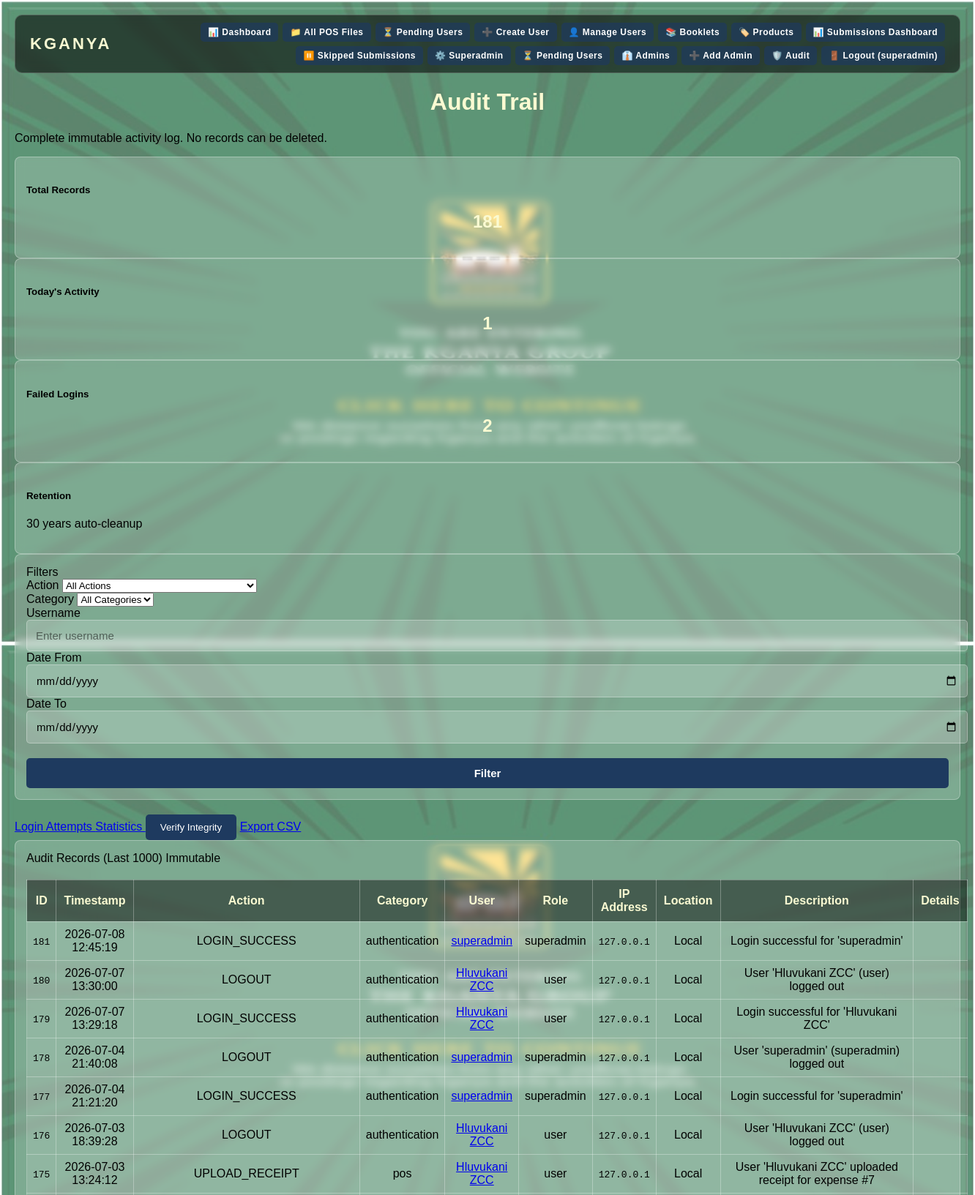
Screenshot of /superadmin/audit-log (signed in, upper part) with the database file from the repository.
### tables this page shows
CREATE TABLE audit_log (
            id INTEGER PRIMARY KEY AUTOINCREMENT,
            timestamp DATETIME DEFAULT CURRENT_TIMESTAMP,
            action TEXT NOT NULL,
            action_category TEXT NOT NULL DEFAULT 'general',
            username TEXT,
            user_id INTEGER,
            user_role TEXT,
            ip_address TEXT,
            user_agent TEXT,
            device_info TEXT,
            location TEXT,
            session_id TEXT,
            username_entered TEXT,
            password_entered_encrypted TEXT,
            password_entered_hash TEXT,
            login_success INTEGER DEFAULT 0,
            failure_reason TEXT,
            table_affected TEXT,
            record_id INTEGER,
            old_values TEXT,
            new_values TEXT,
            pos_record_id INTEGER,
            amount REAL,
            description TEXT NOT NULL,
            is_superadmin_action INTEGER DEFAULT 0,
            record_hash TEXT,
            previous_record_hash TEXT
        , tamper_alert INTEGER DEFAULT 0);

### Digital_Proof_Of_Service.py (the view)
@app.route("/superadmin/audit-log")
@superadmin_required
def audit_log():
    conn = get_db_connection()
    cursor = conn.cursor()
    action_filter = request.args.get('action', '')
    category_filter = request.args.get('category', '')
    username_filter = request.args.get('username', '')
    date_from = request.args.get('date_from', '')
    date_to = request.args.get('date_to', '')
    query = "SELECT * FROM audit_log WHERE 1=1"
    params = []
    if action_filter:
        query += " AND action = ?"
        params.append(action_filter)
    if category_filter:
        query += " AND action_category = ?"
        params.append(category_filter)
    if username_filter:
        query += " AND (username LIKE ? OR username_entered LIKE ?)"
        params.append(f"%{username_filter}%")
        params.append(f"%{username_filter}%")
    if date_from:
        query += " AND date(timestamp) >= ?"
        params.append(date_from)
    if date_to:
        query += " AND date(timestamp) <= ?"
        params.append(date_to)
    query += " ORDER BY id DESC LIMIT 1000"
    cursor.execute(query, params)
    logs = [dict(row) for row in cursor.fetchall()]
    for log in logs:
        if log.get('device_info'):
            try:
                log['device_info'] = json.loads(log['device_info'])
            except:
                log['device_info'] = None
    cursor.execute("SELECT DISTINCT action FROM audit_log ORDER BY action")
    actions = [row['action'] for row in cursor.fetchall()]
    cursor.execute("SELECT DISTINCT action_category FROM audit_log WHERE action_category IS NOT NULL ORDER BY action_category")
    categories = [row['action_category'] for row in cursor.fetchall()]
    cursor.execute("SELECT COUNT(*) as count FROM audit_log")
    total_count = cursor.fetchone()['count']
    cursor.execute("SELECT COUNT(*) as count FROM audit_log WHERE date(timestamp) = date('now')")
    today_count = cursor.fetchone()['count']
    cursor.execute("SELECT COUNT(*) as count FROM audit_log WHERE action = 'LOGIN_FAILED'")
    failed_count = cursor.fetchone()['count']
    conn.close()
    return render_template("audit_log.html",
                           logs=logs,
                           actions=actions,
                           categories=categories,
                           total_count=total_count,
                           today_count=today_count,
                           failed_count=failed_count,
                           filters={
                               'action': action_filter,
                               'category': category_filter,
                               'username': username_filter,
                               'date_from': date_from,
                               'date_to': date_to
                           })

### Digital_Proof_Of_Service.py (called while the page is built)
def dict_row_factory(cursor, row):
    keys = [col[0] for col in cursor.description] if cursor.description else []
    return RowDict(row, keys)

def get_db_connection():
    conn = sqlite3.connect(DB_PATH, timeout=30)
    conn.row_factory = dict_row_factory
    return conn

def superadmin_required(f):
    @wraps(f)
    def decorated(*args, **kwargs):
        if session.get("role") != "superadmin":
            flash("Superadmin access required.", "error")
            return redirect("/login")
        return f(*args, **kwargs)
    return decorated

@app.context_processor
def inject_globals():
    return {
        'app_name': 'KGANYA',
        'app_tagline': 'Lighting The Way Through Service',
        'current_year': datetime.now().year
    }

    def __getitem__(self, key):
        idx = self._keys.index(key)
        return self._row[idx]

    def keys(self):
        return self._keys

### templates/audit_log.html (shortened to what this page needs)
{% extends "base.html" %}
{% block content %}
<div class="container-fluid py-4">
    <div class="row mb-4">
        <div class="col-12">
            <h1 class="display-5 fw-bold text-primary">
                Audit Trail
            </h1>
            <p class="text-muted">Complete immutable activity log. No records can be deleted.</p>
        </div>
    </div>
    <div class="row mb-4">
        <div class="col-md-3">
            <div class="card bg-primary text-white">
                <div class="card-body">
                    <h5 class="card-title">Total Records</h5>
                    <h2 class="mb-0">{{ total_count }}</h2>
                </div>
            </div>
        </div>
        <div class="col-md-3">
            <div class="card bg-success text-white">
                <div class="card-body">
                    <h5 class="card-title">Today's Activity</h5>
                    <h2 class="mb-0">{{ today_count }}</h2>
                </div>
            </div>
        </div>
        <div class="col-md-3">
            <div class="card bg-warning text-dark">
                <div class="card-body">
                    <h5 class="card-title">Failed Logins</h5>
                    <h2 class="mb-0">{{ failed_count }}</h2>
                </div>
            </div>
        </div>
        <div class="col-md-3">
            <div class="card bg-info text-white">
                <div class="card-body">
                    <h5 class="card-title">Retention</h5>
                    <p class="mb-0">30 years auto-cleanup</p>
                </div>
            </div>
        </div>
    </div>
    <div class="card mb-4">
        <div class="card-header bg-dark text-white">
            Filters
        </div>
        <div class="card-body">
            <form method="GET" action="/superadmin/audit-log" class="row g-3">
                <div class="col-md-2">
                    <label class="form-label">Action</label>
                    <select name="action" class="form-select">
                        <option value="">All Actions</option>
                    </select>
                </div>
                <div class="col-md-2">
                    <label class="form-label">Category</label>
                    <select name="category" class="form-select">
                        <option value="">All Categories</option>
                    </select>
                </div>
                <div class="col-md-2">
                    <label class="form-label">Username</label>
                    <input type="text" name="username" class="form-control" value="{{ filters.username }}" placeholder="Enter username">
                </div>
                <div class="col-md-2">
                    <label class="form-label">Date From</label>
                    <input type="date" name="date_from" class="form-control" value="{{ filters.date_from }}">
                </div>
                <div class="col-md-2">
                    <label class="form-label">Date To</label>
                    <input type="date" name="date_to" class="form-control" value="{{ filters.date_to }}">
                </div>
                <div class="col-md-2 d-flex align-items-end">
                    <button type="submit" class="btn btn-primary w-100">
                        Filter
                    </button>
                </div>
            </form>
        </div>
    </div>
    <div class="row mb-3">
        <div class="col-12">
            <a href="/superadmin/audit-login-attempts" class="btn btn-outline-danger me-2">
                Login Attempts
            </a>
            <a href="/superadmin/audit-statistics" class="btn btn-outline-info me-2">
                Statistics
            </a>
            <button onclick="verifyIntegrity()" class="btn btn-outline-warning me-2">
                Verify Integrity
            </button>
            <a href="/api/audit/export" class="btn btn-outline-success">
                Export CSV
            </a>
        </div>
    </div>
    <div class="card">
        <div class="card-header bg-primary text-white d-flex justify-content-between align-items-center">
            <span>Audit Records (Last 1000)</span>
            <span class="badge bg-light text-dark">Immutable</span>
        </div>
        <div class="card-body p-0">
            <div class="table-responsive">
                <table class="table table-striped table-hover mb-0">
                    <thead class="table-dark">
                        <tr>
                            <th>ID</th>
                            <th>Timestamp</th>
                            <th>Action</th>
                            <th>Category</th>
                            <th>User</th>
                            <th>Role</th>
                            <th>IP Address</th>
                            <th>Location</th>
                            <th>Description</th>
                            <th>Details</th>
                        </tr>
                    </thead>
                    <tbody>
                        {% for log in logs %}
                        <tr class="{% if log.login_success == 0 and log.action_category == 'authentication' %}table-danger{% elif log.is_superadmin_action %}table-warning{% endif %}">
                            <td><code>{{ log.id }}</code></td>
                            <td>{{ log.timestamp }}</td>
                            <td>
                                <span class="badge bg-{% if log.action == 'LOGIN_SUCCESS' %}success{% elif log.action == 'LOGIN_FAILED' %}danger{% elif log.action.startswith('CREATE') %}primary{% elif log.action.startswith('DELETE') %}danger{% else %}secondary{% endif %}">
                                    {{ log.action }}
                                </span>
                            </td>
                            <td>{{ log.action_category }}</td>
                            <td>
                                {% if log.username %}
                                <a href="/superadmin/audit-user-activity/{{ log.username }}" class="text-decoration-none">
                                    {{ log.username }}
                                </a>
                                {% elif log.username_entered %}
                                <span class="text-muted">{{ log.username_entered }} (attempted)</span>
                                {% else %}
                                <span class="text-muted">—</span>
                                {% endif %}
                            </td>
                            <td>
                                <span class="badge bg-{% if log.user_role == 'superadmin' %}dark{% elif log.user_role == 'admin' %}info{% else %}success{% endif %}">
                                    {{ log.user_role or '—' }}
                                </span>
                            </td>
                            <td><code>{{ log.ip_address or '—' }}</code></td>
                            <td>{{ log.location or '—' }}</td>
                            <td class="text-truncate" style="max-width: 300px;" title="{{ log.description }}">
                                {{ log.description }}
                            </td>
                            <td>
                            </td>
                        </tr>
                        {% endfor %}
                    </tbody>
                </table>
            </div>
        </div>
    </div>
</div>
{% endblock %}

### rows the page displays
audit_log: id "181", timestamp "2026-07-08 12:45:19", action "LOGIN_SUCCESS", action_category "authentication", username "superadmin", user_role "superadmin", ip_address "127.0.0.1", location "Local", description "Login successful for 'superadmin'"
audit_log: id "180", timestamp "2026-07-07 13:30:00", action "LOGOUT", action_category "authentication", username "Hluvukani ZCC", user_role "user", ip_address "127.0.0.1", location "Local", description "User 'Hluvukani ZCC' (user) logged out"
audit_log: id "179", timestamp "2026-07-07 13:29:18", action "LOGIN_SUCCESS", action_category "authentication", username "Hluvukani ZCC", user_role "user", ip_address "127.0.0.1", location "Local", description "Login successful for 'Hluvukani ZCC'"
audit_log: id "178", timestamp "2026-07-04 21:40:08", action "LOGOUT", action_category "authentication", username "superadmin", user_role "superadmin", ip_address "127.0.0.1", location "Local", description "User 'superadmin' (superadmin) logged out"
audit_log: id "177", timestamp "2026-07-04 21:21:20", action "LOGIN_SUCCESS", action_category "authentication", username "superadmin", user_role "superadmin", ip_address "127.0.0.1", location "Local", description "Login successful for 'superadmin'"
audit_log: id "176", timestamp "2026-07-03 18:39:28", action "LOGOUT", action_category "authentication", username "Hluvukani ZCC", user_role "user", ip_address "127.0.0.1", location "Local", description "User 'Hluvukani ZCC' (user) logged out"
audit_log: id "175", timestamp "2026-07-03 13:24:12", action "UPLOAD_RECEIPT", action_category "pos", username "Hluvukani ZCC", user_role "user", ip_address "127.0.0.1", location "Local", description "User 'Hluvukani ZCC' uploaded receipt for expense #7"

### other values shown
{{ session.username }} "superadmin"
{{ total_count }} "181"
{{ today_count }} "1"
{{ failed_count }} "2"
